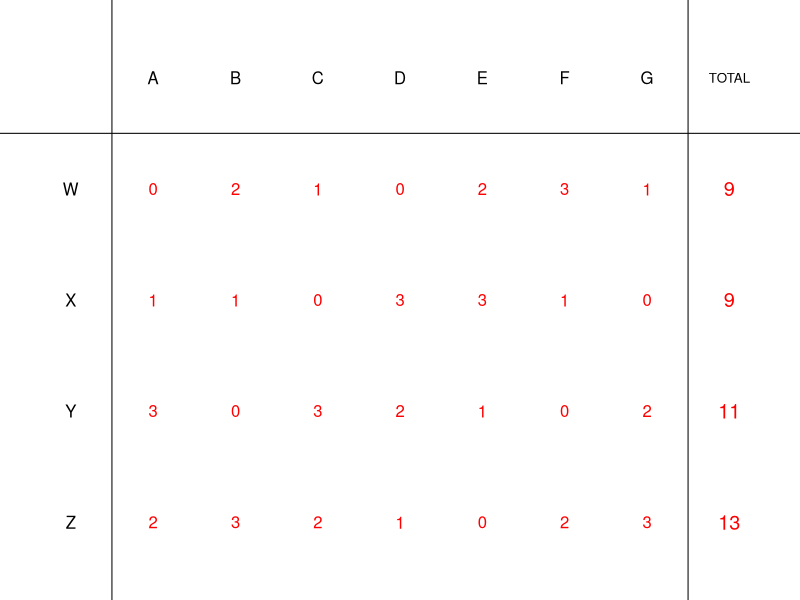

Here is the R script that generated this plot:
## ---- chunk 1
nc = sample(4:5,1)
nv = sample(6:9,1)

compare = function(prefs,i,j){
    pi = 0
    pj = 0
    for(k in 1:nv){
        prefi = prefs[[k]][i]
        prefj = prefs[[k]][j]
        if(prefi < prefj){
            pi = pi+1
        }
        if(prefj < prefi){
            pj = pj+1
        }
    }
    if(pi>pj){
        win = i
        lose = j
    }
    if(pj>pi){
        win = j
        lose = i
    }
    if(pj==pi){
        win = 0
        lose = 0
    }
    return(c(pi,pj,win,lose))
}

condorcet = function(prefs){
    nv = length(prefs)
    nc = length(prefs[[1]])
    alwayswin = rep(T,nc)
    for(i in 1:(nc-1)){
        for(j in (i+1):nc){
            pi = 0
            pj = 0
            for(k in 1:nv){
                prefi = prefs[[k]][i]
                prefj = prefs[[k]][j]
                if(prefi < prefj){
                    pi = pi+1
                }
                if(prefj < prefi){
                    pj = pj+1
                }
            }
            if(pi <= pj){
                alwayswin[i] = F
            }
            if(pi >= pj){
                alwayswin[j] = F
            }
        }
    }
    if(length(unique(alwayswin))==2){
        return(which(alwayswin))
    } else {
        return(0)
    }
}

plurality = function(prefs){
    nv = length(prefs)
    nc = length(prefs[[1]])
    points = rep(0,nc)
    for(k in 1:nv){
        wo = which(prefs[[k]]==1)
        points[wo] = points[wo]+1
    }
    mp = max(points)
    if(sum(mp==points)==1){
        return(which(points==mp))
    } else {
        return(0)
    }
}

borda = function(prefs){
    np = length(prefs)
    nc = length(prefs[[1]])
    bps = rep(0,nc)
    for(i in 1:np){
        for(j in 1:nc){
            bp = nc-prefs[[i]][j]
            bps[j] = bps[j]+bp
        }
    }
    win = which(bps==max(bps))
    if(length(win)>1){
        return(0)
    } else {
        return(win)
    }
}

borda_pts = function(prefs){
    np = length(prefs)
    nc = length(prefs[[1]])
    bps = rep(0,nc)
    for(i in 1:np){
        for(j in 1:nc){
            bp = nc-prefs[[i]][j]
            bps[j] = bps[j]+bp
        }
    }
    return(bps)
}

nocond = sample(c(T,F),1,F,c(1,nc))

while(T){
    prefs = list()
    for(i in 1:nv){
        pref = sample(1:nc)
        prefs[[i]] = pref
    }
    cond = condorcet(prefs)
    plur = plurality(prefs)
    bord = borda(prefs)
    if(bord!=plur && bord!=0 && bord != cond){
        break
    }
}
cans = LETTERS[26-nc+1:nc]
bp = borda_pts(prefs)
ach = sort(unique(c(bp,sample(c(bp-1,bp+1,bp-2,bp+2))))[1:10])
while(length(ach)<10){
    ach = sort(unique(c(ach,sample(1:(max(bp)+10),1))))
}

al = paste0("* ",ach,collapse="\n")
al2 = paste0("* Candidate ",cans,collapse="\n")
sol = character()
for(i in 1:nc){
    sol = c(sol,paste0(1*(bp[i]==ach),collapse=""))
}
sol = c(sol,paste0(1*(1:nc==bord),collapse=""))

## ---- chunk 2
for(i in 1:nc){
    cat(paste0("| candidate ",LETTERS[26-nc+i]," | "))
    for(j in 1:nv){
        cat(paste0(prefs[[j]][i]," | "))
    }
    cat("\n")
}
## ---- chunk 3
for(i in 1:nc){
    cat(paste0("* Borda count of candidate ",cans[i],": ##ANSWER",i,"##\n"))
}
cat(paste0("* Who wins the Borda election? ##ANSWER",nc+1,"##\n"))
## ---- chunk 4
bordtable = function(prefs){
    par(mar=c(0,0,0,0))
    plot(0,0,"n",xlim=c(-1,nv+1),ylim=c(0.5,nc+1.5),axes=F,ann=F)
    bp = borda_pts(prefs)
    for(i in 1:nc){
        text(-0.5,nc+1-i,cans[i])
        for(j in 1:nv){
            text(j-0.5,nc+1-i,nc-prefs[[j]][i],col="red")
        }
        text(nv+0.5,nc+1-i,bp[i],col="red",cex=1.2)
    }
    for(j in 1:nv){
        text(j-0.5,nc+1,LETTERS[j])
    }
    abline(h=nc+0.5)
    abline(v=0)
    abline(v=nv)
    text(nv+0.5,nc+1,"TOTAL",cex=0.8)
}
bordtable(prefs)
